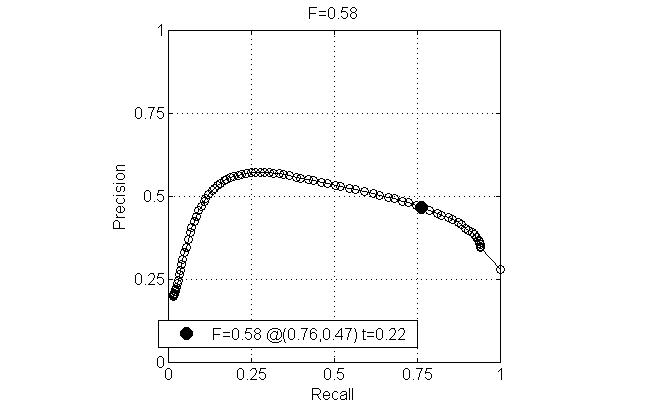
%> input picture EdgeDetection_HybridImgs/prob_edge/f_morph_disk.jpg, 646 x 407 px
$ octave --eval "result = orientedFilterMagnitude2(imread('f_morph_disk.jpg'));"   (GNU Octave 9; MATLAB toolbox functions it lacks are replaced by stand-ins)
%> lines starting %> are read from the running program, lines starting %| are printed output that depends on the picture
function [mag,theta] = orientedFilterMagnitude2(im)
%UNTITLED3 Summary of this function goes here
%   Detailed explanation goes here
%     sigma=5
    cutoff_frequency=3;
%     im = im2single(imread('data/images/3096.jpg'));
    s=size(im)
%> s = [407 646 3]
    temp=zeros(s(1),s(2),4);

    filter = fspecial('Gaussian', 25, 4);
    filter_sobel= fspecial('sobel');
    D=imfilter(filter,filter_sobel);
    Gx=imfilter(filter,filter_sobel');
    % [13 lines of commented-out code are left out]
    values=[0:180/8:180];
%     size(filtered4)
    filtered={}
    fil={}
% [5 lines of commented-out code are left out]

    for i=1:8
        fil{i}=imrotate(D,values(i));
        filtered{i}=imfilter(im,fil{i});
    end
%> after the loop, fil = 8 items; filtered = 8 items

    R={}
    G={}
    B={}
    for o=1:8
        R{o}=filtered{o}(:,:,1);
        G{o}=filtered{o}(:,:,2);
        B{o}=filtered{o}(:,:,3);
    end
%> after the loop, B = 8 items; G = 8 items; R = 8 items
    sq1=R{1}.^2;
    sq2=G{1}.^2;
    sq3=B{1}.^2;
    for p=2:8
        sq1=sq1+R{p};
        sq2=sq2+G{p};
        sq3=sq3+B{p};
    end
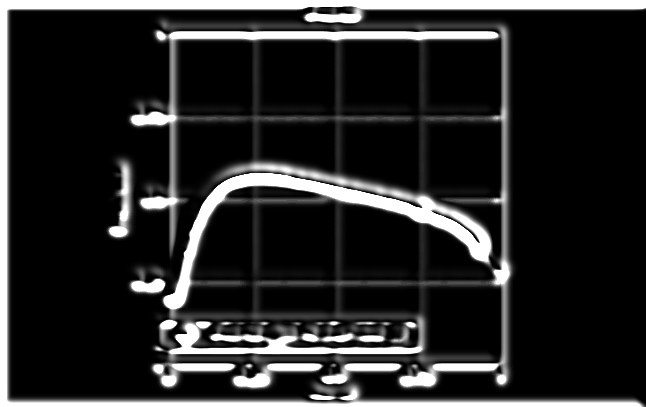
%> sq1: size 407x646 uint8; min 0, max 255, mean 40.5
    R=sqrt(sq1);
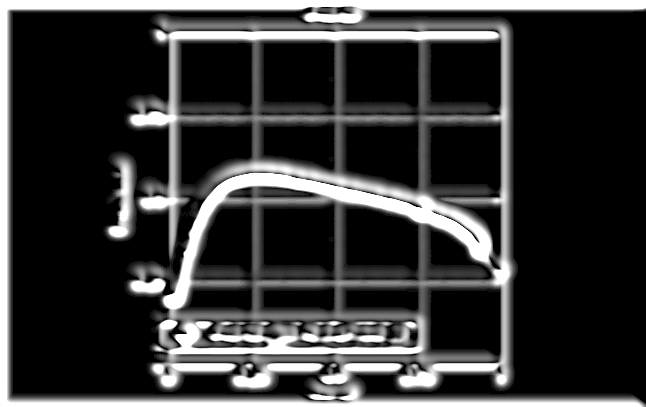
%> R: size 407x646 double; min 0, max 15.97, mean 3.44; drawn with min black and max white
    G=sqrt(sq2);
    B=sqrt(sq3);

    mag=sqrt(R.^2+G.^2+B.^2);


    t=filtered{1}
    for i=2:8
        m=max(t,filtered{i});
        t=m;
        t=t+filtered{i};
    end
%> this loop made 7 passes
%> pass 2, in orientedFilterMagnitude2, `t=t+filtered{i};`:
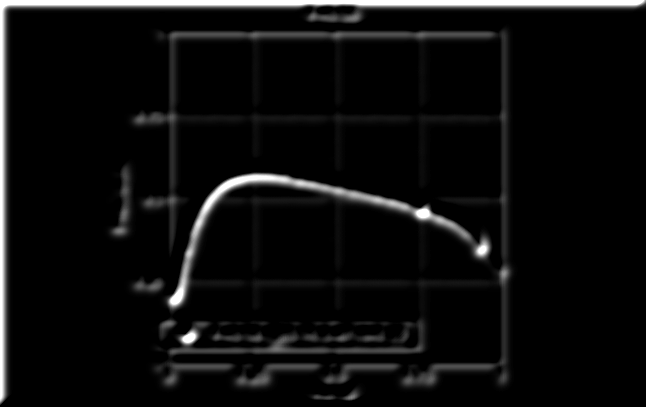
%> t: size 407x646x3 uint8; min 0, max 255, mean 13.8
% [7 lines of commented-out code are left out]
    s1=sum(sum(m(:,:,1)));
%> s1 = 7049233
    s2=sum(sum(m(:,:,2)));
%> s2 = 7049233
    s3=sum(sum(m(:,:,3)));
%> s3 = 7049233

    fsobel= fspecial('sobel');
    Ry=imfilter(m(:,:,1),fsobel);
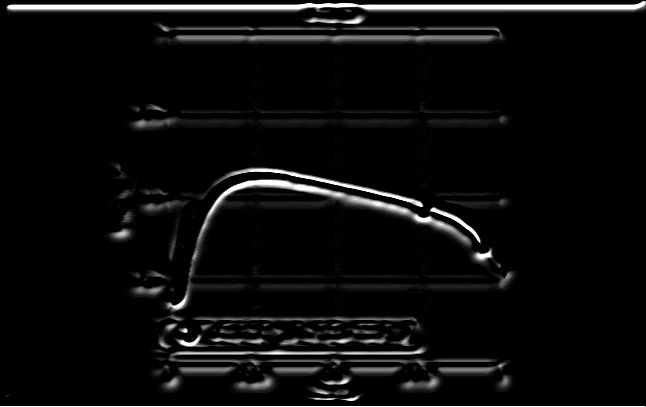
%> Ry: size 407x646 uint8; min 0, max 255, mean 12.7
    Gy=imfilter(m(:,:,2),fsobel);
    By=imfilter(m(:,:,3),fsobel);
    Rx=imfilter(m(:,:,1),fsobel');
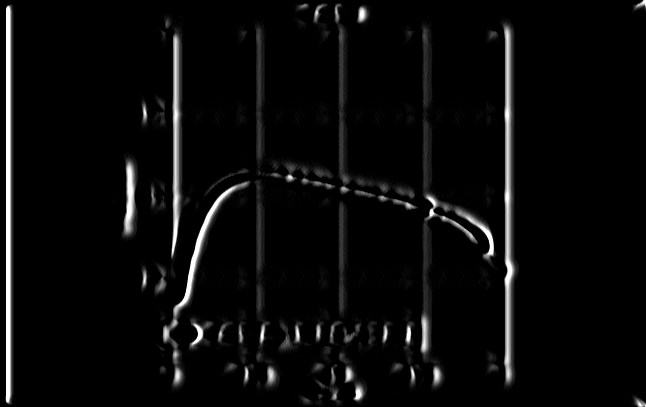
%> Rx: size 407x646 uint8; min 0, max 255, mean 10.3
    Gx=imfilter(m(:,:,2),fsobel');
    Bx=imfilter(m(:,:,3),fsobel');
    x=sqrt( Rx.^2 + Gx.^2 + Bx.^2);
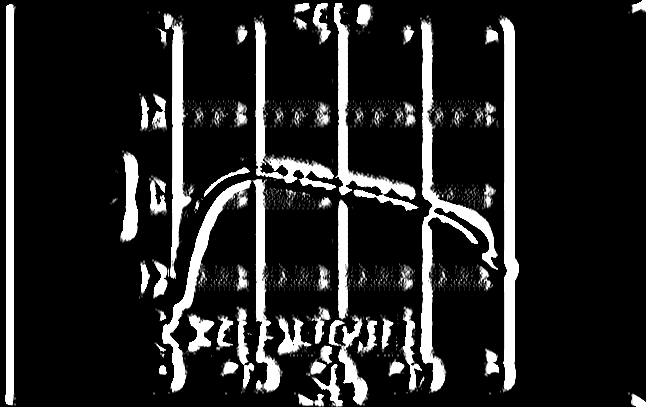
%> x: size 407x646 double; min 0, max 15.97, mean 2.33; drawn with min black and max white
    y=sqrt( Ry.^2 + Gy.^2 + By.^2);
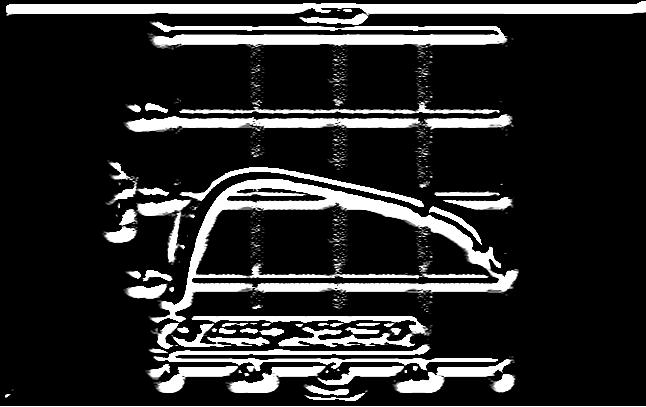
%> y: size 407x646 double; min 0, max 15.97, mean 2.69; drawn with min black and max white
    s=[s1 s2 s3];
%> s = [7049233 7049233 7049233]
    if find(s==max(s))==1
        theta=atan2( Ry, Rx) * (180.0/pi);
    elseif find(s==max(s))==2
        theta=atan2( Gy, Gx) * (180.0/pi);
    elseif find(s==max(s))==3
        theta=atan2( By, Bx) * (180.0/pi);
    end
% [59 lines of commented-out code are left out]
end
